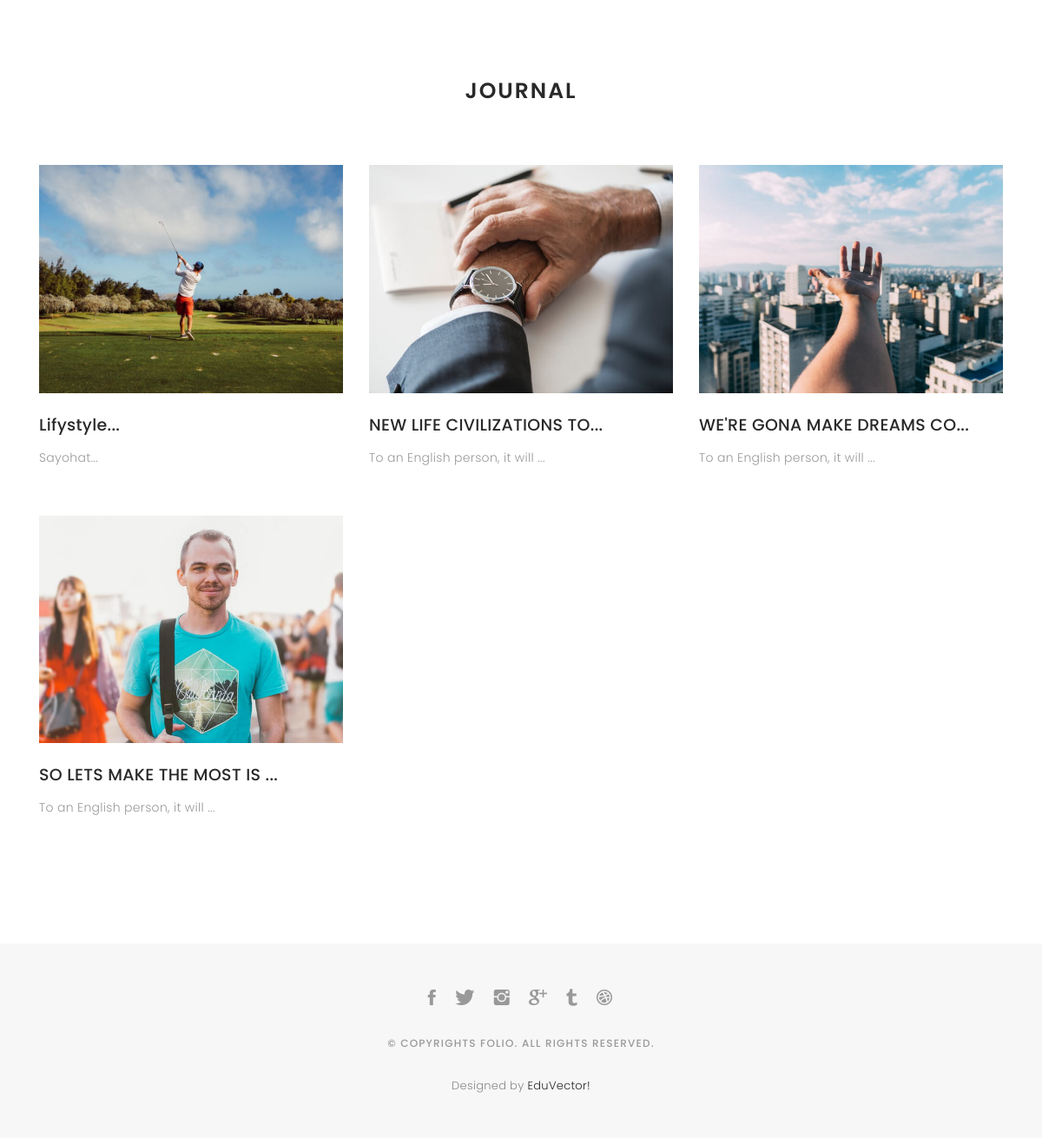
Page /grid/ on the committed database.
### folio/models.py (models this page shows, shortened)
class Blog(models.Model):
    title = models.CharField(max_length=225)
    slug = models.SlugField(unique=True, max_length=225, null=True, blank=True)
    description = models.TextField(null=True, blank=True)
    image = models.ImageField(upload_to="BlogPhotos/", null=True, blank=True)
    created_at = models.DateTimeField(auto_now_add=True)
    updated_at = models.DateTimeField(auto_now=True)
    def get_absolute_url(self):
        return reverse("single", kwargs={"slug": self.slug})

### folio/views.py (the view)
# urls.py: path('grid/', grid, name='grid'),
def grid(request):
    blogs = Blog.objects.all().order_by('-id')
    context = {
        'blogs': blogs,
        }
    return render(request, 'blog-grid.html', context)

### templates/blog-grid.html
{% extends 'base.html' %}
{% load static %}
{% block content %}
<div id="journal-blog" class="text-left  paddsections">
  <div class="container">
    <div class="section-title text-center">
      <h2>Journal</h2>
    </div>
  </div>
  <div class="container">
    <div class="journal-block">
      <div class="row">
        {% for blog in blogs %}
        <div class="col-lg-4 col-md-6">
          <div class="journal-info mb-30">
            <a href="{{ blog.get_absolute_url }}"><img src="{{ blog.image.url }}" class="img-responsive" alt="img"></a>
            <div class="journal-txt">
              <h4><a href="{{ blog.get_absolute_url }}">{{ blog.title|slice:"0:25" }}...</a></h4>
              <p class="separator">{{ blog.description|slice:"0:30" }}...</p>
            </div>
          </div>
        </div>
        {% endfor %}
      </div>
    </div>
  </div>
</div>
{% endblock %}

### static/css/style.css (style rules this page uses)
body { background: #ffffff; color: #898989; font-family: 'Poppins', helvetica; font-size: 15px; font-weight: 300; line-height: 20px; letter-spacing: 0.02em; overflow-x: hidden; margin: 0 auto; padding: 0; -moz-box-sizing: border-box; -ms-box-sizing: border-box; -o-box-sizing: border-box; -webkit-box-sizing: border-box; box-sizing: border-box; }
h1, h2, h3, h4, h5, h6 { margin: 0; }
h2 { color: #292929; font-weight: 600; }
h4 { color: #292929; font-size: 14px; font-weight: 600; }
a { color: #292929; text-decoration: none !important; -moz-transition: all 0.5s ease-in-out 0s; -ms-transition: all 0.5s ease-in-out 0s; -o-transition: all 0.5s ease-in-out 0s; -webkit-transition: all 0.5s ease-in-out 0s; transition: all 0.5s ease-in-out 0s; }
p { margin: 25px 0; padding: 0; font-size: 15px; color: #999999; line-height: 28px; }
.section-title { margin-bottom: 70px; }
.section-title h2 { font-size: 25px; letter-spacing: 2px; text-transform: uppercase; }
.paddsections { padding-top: 90px; padding-bottom: 90px !important; }
.mb-30 { margin-bottom: 30px; }
#journal, #journal-blog { height: auto; width: 100%; background: #f7f7f7; padding-bottom: 60px; position: relative; }
#journal-blog { background: #fff; padding-bottom: 30px; }
.journal-block .journal-info img { max-width: 100%; }
.journal-block .journal-info .journal-txt { padding: 25px 0px; position: relative; }
.journal-block .journal-info .journal-txt h4 a { display: block; font-size: 19px; line-height: 24px; margin: 0 0 13px 0; font-weight: 500; color: #292929; -moz-transition: all 0.5s ease-in-out 0s; -ms-transition: all 0.5s ease-in-out 0s; -o-transition: all 0.5s ease-in-out 0s; -webkit-transition: all 0.5s ease-in-out 0s; transition: all 0.5s ease-in-out 0s; }
.journal-block .journal-info .journal-txt p { margin: 0; font-size: 14px; line-height: 24px; }

### rows in the picture
Blog: image (picture), title "Lifystyle", description "Sayohat"
Blog: image (picture), title "NEW LIFE CIVILIZATIONS TO", description "To an English person, it will"
Blog: image (picture), title "WE'RE GONA MAKE DREAMS CO", description "To an English person, it will"
Blog: image (picture), title "SO LETS MAKE THE MOST IS", description "To an English person, it will"
